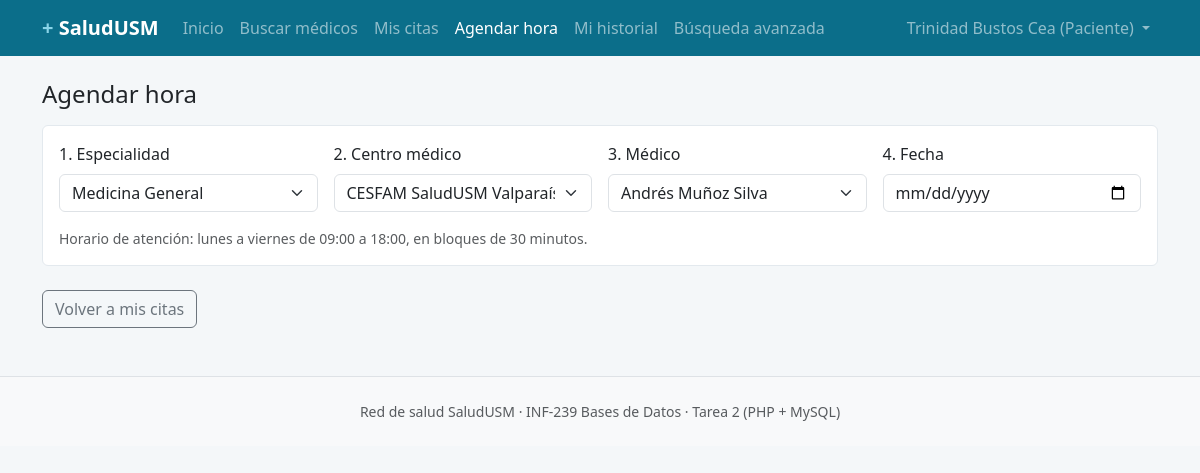
Page /PHP/agendar_hora.php?rut_medico=11222333-9 (signed in) on the committed database.
### tables this page shows
CREATE TABLE medico_especialidad (
    rut_medico      VARCHAR(12) NOT NULL,
    id_especialidad INT         NOT NULL,
    CONSTRAINT pk_medico_especialidad PRIMARY KEY (rut_medico, id_especialidad),
    CONSTRAINT fk_medesp_medico FOREIGN KEY (rut_medico)
        REFERENCES medico (rut)
        ON UPDATE CASCADE ON DELETE CASCADE,
    CONSTRAINT fk_medesp_especialidad FOREIGN KEY (id_especialidad)
        REFERENCES especialidad (id_especialidad)
        ON UPDATE CASCADE ON DELETE RESTRICT
);

CREATE TABLE especialidad (
    id_especialidad INT         NOT NULL AUTO_INCREMENT,
    nombre          VARCHAR(40) NOT NULL,
    CONSTRAINT pk_especialidad PRIMARY KEY (id_especialidad),
    CONSTRAINT uq_especialidad_nombre UNIQUE (nombre)
);

CREATE TABLE medico_centro (
    rut_medico  VARCHAR(12) NOT NULL,
    id_centro   INT         NOT NULL,
    CONSTRAINT pk_medico_centro PRIMARY KEY (rut_medico, id_centro),
    CONSTRAINT fk_medcen_medico FOREIGN KEY (rut_medico)
        REFERENCES medico (rut)
        ON UPDATE CASCADE ON DELETE CASCADE,
    CONSTRAINT fk_medcen_centro FOREIGN KEY (id_centro)
        REFERENCES centro_medico (id_centro)
        ON UPDATE CASCADE ON DELETE CASCADE
);

CREATE TABLE centro_medico (
    id_centro   INT          NOT NULL AUTO_INCREMENT,
    codigo      VARCHAR(10)  NOT NULL,
    nombre      VARCHAR(80)  NOT NULL,
    id_comuna   INT          NOT NULL,
    CONSTRAINT pk_centro_medico PRIMARY KEY (id_centro),
    CONSTRAINT uq_centro_codigo UNIQUE (codigo),
    CONSTRAINT fk_centro_comuna FOREIGN KEY (id_comuna)
        REFERENCES comuna (id_comuna)
        ON UPDATE CASCADE ON DELETE RESTRICT
);

### PHP/funciones.php (called while the page is built, shortened)
<?php
function h($texto)
{
    return htmlspecialchars((string)$texto, ENT_QUOTES, 'UTF-8');
}

### PHP/agendar_hora.php (the view, shortened to what this page needs)
<?php
require_once 'funciones.php';
$titulo = 'Agendar hora';
$cita = null;
$id_especialidad = (int)($_GET['id_especialidad'] ?? $_POST['id_especialidad'] ?? 0);
$id_centro       = (int)($_GET['id_centro'] ?? $_POST['id_centro'] ?? 0);
$rut_medico      = trim($_GET['rut_medico'] ?? $_POST['rut_medico'] ?? '');
$fecha           = trim($_GET['fecha'] ?? $_POST['fecha'] ?? '');
if (!$cita && $rut_medico !== '' && $id_especialidad === 0) {
    $st = $pdo->prepare('SELECT id_especialidad FROM medico_especialidad WHERE rut_medico = ? LIMIT 1');
    $st->execute([$rut_medico]);
    $id_especialidad = (int)$st->fetchColumn();
}
if (!$cita && $rut_medico !== '' && $id_centro === 0) {
    $st = $pdo->prepare('SELECT id_centro FROM medico_centro WHERE rut_medico = ? LIMIT 1');
    $st->execute([$rut_medico]);
    $id_centro = (int)$st->fetchColumn();
}
$especialidades = $pdo->query('SELECT e.id_especialidad, e.nombre
                               FROM   especialidad e
                               WHERE  EXISTS (SELECT 1 FROM medico_especialidad me
                                              WHERE me.id_especialidad = e.id_especialidad)
                               ORDER BY e.nombre')->fetchAll();
$centros = [];
if ($id_especialidad > 0) {
    $st = $pdo->prepare('SELECT DISTINCT c.id_centro, c.nombre, co.nombre AS comuna
                         FROM   centro_medico c
                         JOIN   comuna        co ON co.id_comuna = c.id_comuna
                         JOIN   medico_centro mc ON mc.id_centro = c.id_centro
                         JOIN   medico_especialidad me ON me.rut_medico = mc.rut_medico
                         WHERE  me.id_especialidad = ?
                         ORDER BY c.nombre');
    $st->execute([$id_especialidad]);
    $centros = $st->fetchAll();
}
$medicos = [];
if ($id_especialidad > 0 && $id_centro > 0) {
    $st = $pdo->prepare('SELECT u.rut, u.nombre
                         FROM   usuario u
                         JOIN   medico_especialidad me ON me.rut_medico = u.rut
                         JOIN   medico_centro       mc ON mc.rut_medico = u.rut
                         WHERE  me.id_especialidad = ? AND mc.id_centro = ?
                         ORDER BY u.nombre');
    $st->execute([$id_especialidad, $id_centro]);
    $medicos = $st->fetchAll();
}
require 'cabecera.php';
?>
<h1 class="h4 mb-3"><?= h($titulo) ?><?= $cita ? ' N° ' . (int)$cita['id_cita'] : '' ?></h1>
<?php if ($cita): ?>
    <div class="card mb-4">
        <div class="card-body">
            <dl class="row mb-0">
                <dt class="col-sm-3">Médico</dt>
                <dd class="col-sm-9"><?= h($cita['medico']) ?> (<?= h($cita['especialidad']) ?>)</dd>
                <dt class="col-sm-3">Centro</dt>
                <dd class="col-sm-9"><?= h($cita['centro']) ?>, <?= h($cita['comuna']) ?></dd>
                <dt class="col-sm-3">Hora actual</dt>
                <dd class="col-sm-9">
                    <?= fecha_cl($cita['fecha']) ?> a las <?= hora_corta($cita['hora_inicio']) ?>
                </dd>
            </dl>
            <p class="text-muted small mb-0 mt-3">
                La reprogramación cambia solo la fecha y la hora. Para cambiar de médico o de
                centro debe cancelar esta cita y agendar una nueva.
            </p>
        </div>
    </div>
    <form class="row g-3 mb-4" method="get" action="agendar_hora.php">
        <input type="hidden" name="reprogramar" value="<?= (int)$cita['id_cita'] ?>">
        <div class="col-md-4">
            <label class="form-label" for="fecha">Nueva fecha</label>
            <input type="date" class="form-control" id="fecha" name="fecha"
                   value="<?= h($fecha) ?>" min="<?= date('Y-m-d') ?>" onchange="this.form.submit()">
        </div>
    </form>
<?php else: ?>
    <div class="card mb-4">
        <div class="card-body">
            <form class="row g-3" method="get" action="agendar_hora.php">
                <div class="col-md-3">
                    <label class="form-label" for="id_especialidad">1. Especialidad</label>
                    <select class="form-select" id="id_especialidad" name="id_especialidad"
                            onchange="this.form.submit()">
                        <?php foreach ($especialidades as $e): ?>
                            <option value="<?= (int)$e['id_especialidad'] ?>"
                                <?= $id_especialidad === (int)$e['id_especialidad'] ? 'selected' : '' ?>>
                                <?= h($e['nombre']) ?>
                            </option>
                        <?php endforeach; ?>
                    </select>
                </div>
                <div class="col-md-3">
                    <label class="form-label" for="id_centro">2. Centro médico</label>
                    <select class="form-select" id="id_centro" name="id_centro"
                            onchange="this.form.submit()" <?= empty($centros) ? 'disabled' : '' ?>>
                        <?php foreach ($centros as $c): ?>
                            <option value="<?= (int)$c['id_centro'] ?>"
                                <?= $id_centro === (int)$c['id_centro'] ? 'selected' : '' ?>>
                                <?= h($c['nombre']) ?> (<?= h($c['comuna']) ?>)
                            </option>
                        <?php endforeach; ?>
                    </select>
                </div>
                <div class="col-md-3">
                    <label class="form-label" for="rut_medico">3. Médico</label>
                    <select class="form-select" id="rut_medico" name="rut_medico"
                            onchange="this.form.submit()" <?= empty($medicos) ? 'disabled' : '' ?>>
                        <?php foreach ($medicos as $m): ?>
                            <option value="<?= h($m['rut']) ?>"
                                <?= $rut_medico === $m['rut'] ? 'selected' : '' ?>>
                                <?= h($m['nombre']) ?>
                            </option>
                        <?php endforeach; ?>
                    </select>
                </div>
                <div class="col-md-3">
                    <label class="form-label" for="fecha">4. Fecha</label>
                    <input type="date" class="form-control" id="fecha" name="fecha"
                           value="<?= h($fecha) ?>" min="<?= date('Y-m-d') ?>"
                           onchange="this.form.submit()" <?= $rut_medico === '' ? 'disabled' : '' ?>>
                </div>
            </form>
            <p class="text-muted small mb-0 mt-3">
                Horario de atención: lunes a viernes de 09:00 a 18:00, en bloques de 30 minutos.
            </p>
        </div>
    </div>
<?php endif; ?>
<a href="mis_citas.php" class="btn btn-outline-secondary">Volver a mis citas</a>
<?php require 'pie.php'; ?>

### CSS/estilos.css (style rules this page uses)
:root { --salud-azul: #0b6e8a; --salud-azul-oscuro: #075769; --salud-fondo: #f4f7f9; }
body { background-color: var(--salud-fondo); }
.card { border: 1px solid #e3e9ee; }

### rows in the picture
medico_especialidad: id_especialidad "Medicina General"
medico_centro: id_centro "CESFAM SaludUSM Valparaíso (Valparaíso)"

### other values in the picture
$u['nombre'] "Trinidad Bustos Cea"
nombre_rol($u['id_rol']) "Paciente"
$titulo "Agendar hora"
form field rut_medico "Andrés Muñoz Silva"
